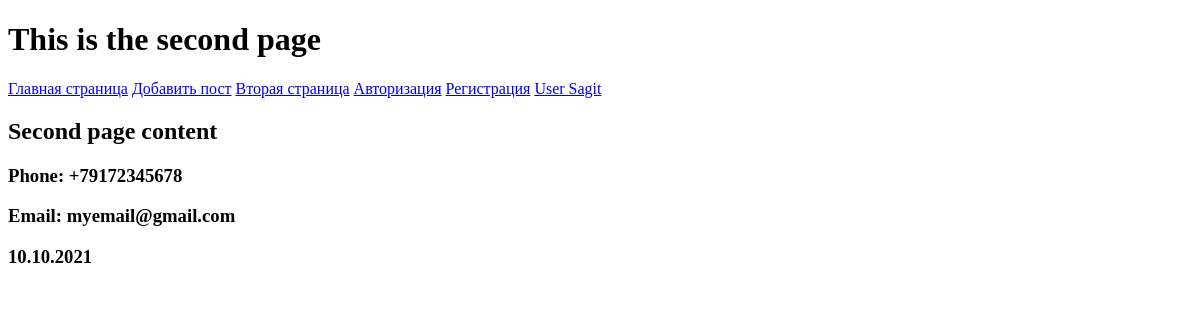
The app's page /page2 with its own data.
### tables this page shows
CREATE TABLE mainmenu (
    id INTEGER PRIMARY KEY AUTOINCREMENT,
    title TEXT NOT NULL,
    url TEXT NOT NULL
);

### flaskapp.py (the view)
@app.route('/page2')
def second():
    fdb = FlaskDataBase(get_db())
    print(url_for('second'))
    print(url_for('index'))
    return render_template(
        'second.html',
        phone='+79172345678',
        email='myemail@gmail.com',
        current_date=datetime.date.today().strftime('%d.%m.%Y'),
        menu_url=fdb.get_menu()
    )

### flask_database.py (called while the page is built)
    def get_menu(self):
        query = "SELECT * from mainmenu"
        try:
            self.__cur.execute(query)
            res = self.__cur.fetchall()
            if res:
                return res
        except Exception as e:
            print(f"Unexpected exception {e}")
        return []

### flaskapp.py (called while the page is built)
def connect_db():
    conn = sqlite3.connect(app.config['DATABASE'])
    conn.row_factory = sqlite3.Row
    return conn

def get_db():
    if not hasattr(g, 'link_db'):
        g.link_db = connect_db()
    return g.link_db

### templates/second.html
{% extends 'base.html' %}
{% block header %}
    <h1>This is the second page</h1>
{% endblock %}
{% block content %}
    <h2>Second page content</h2>
    <h3>Phone: {{ phone }}</h3>
    <h3>Email: {{ email }}</h3>
    <h3>{{ current_date }}</h3>
{% endblock %}

### templates/base.html (shortened to what this page needs)
<!doctype html>
<html lang="en">
<head>
    <link rel="stylesheet" href="{{ url_for('static', filename='css/style.css')}}">
</head>
<body>
{% block header %}{% endblock %}
<a href="{{ url_for('index') }}">Главная страница</a>
{% for m in menu_url %}
<a href="{{ url_for(m.url) }}">{{ m.title }}</a>
{% endfor %}
<a href="{{ url_for('profile', username='sagit')}}">User Sagit</a>
{% block content %}
{% endblock %}
</body>
</html>

### records on screen
mainmenu: title "Добавить пост"
mainmenu: title "Вторая страница"
mainmenu: title "Авторизация"
mainmenu: title "Регистрация"

### other values on screen
{{ phone }} "+79172345678"
{{ email }} "myemail@gmail.com"
